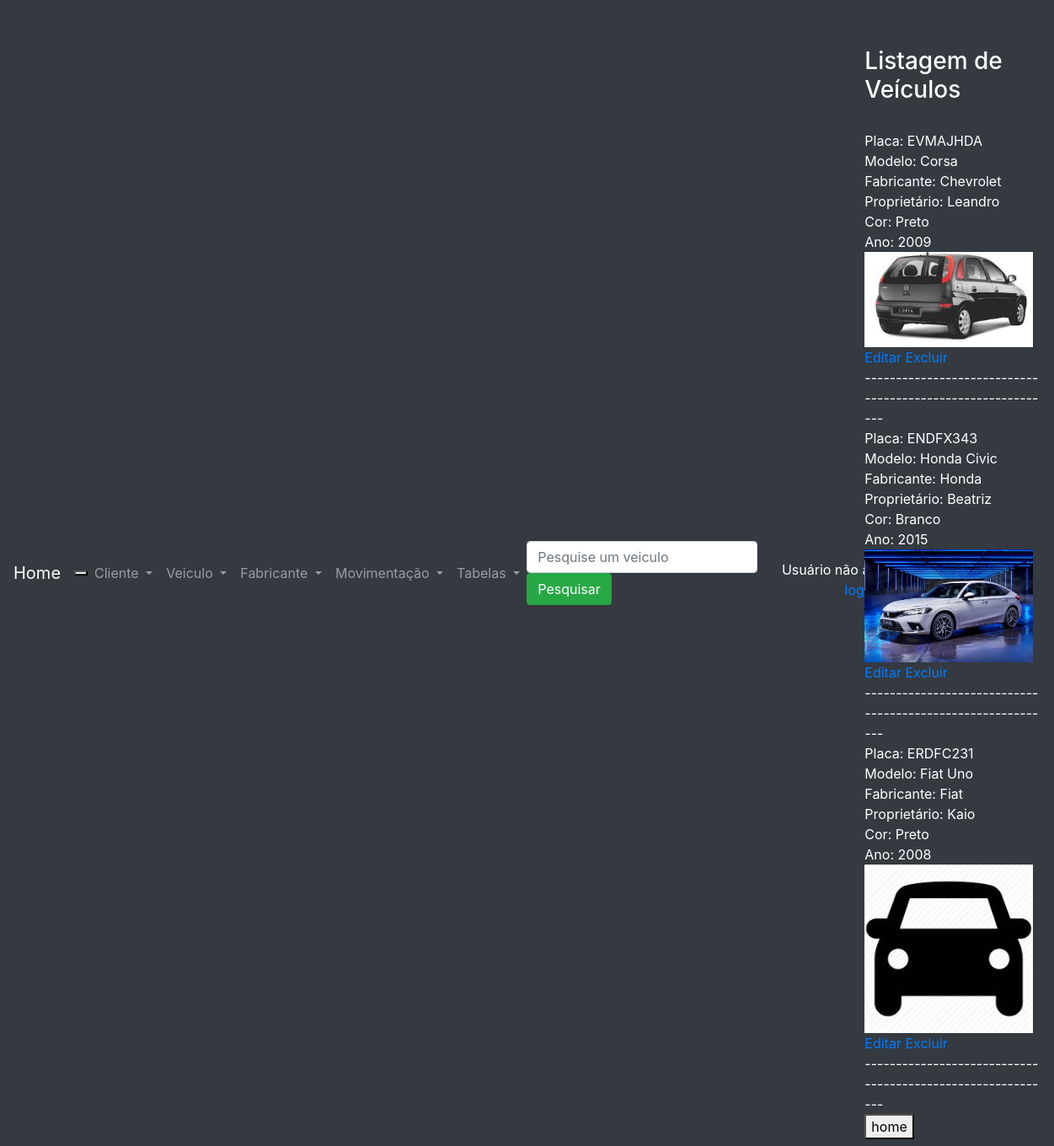
Page /listagem_veiculo/ on the committed database.
### core/models.py (models this page shows, shortened)
class Veiculo(models.Model):
    placa = models.CharField(max_length=10, verbose_name='Placa')
    modelo = models.CharField(max_length=30, blank=True, null=True, verbose_name='Modelo')
    fabricante_id = models.ForeignKey(Fabricante, on_delete=models.CASCADE, verbose_name='Fabricante')
    cliente_id = models.ForeignKey(Cliente, on_delete=models.CASCADE)
    cor = models.CharField(max_length=30, blank=True, null=True, verbose_name='Cor')
    ano = models.IntegerField(default=2023, blank=True, null=True, verbose_name='Ano')
    foto = models.ImageField(upload_to='foto_carro', blank=True, null=True, verbose_name='')
    class Meta:
        verbose_name_plural = 'Veiculos'

class Fabricante(models.Model):
    nome = models.CharField(max_length=50, verbose_name='Fabricante')
    url = models.URLField(verbose_name='Site', blank=True, null=True)
    logo = models.ImageField(upload_to='logo_fabricante', blank=True, null=True, verbose_name='Logo')
    def __str__(self):
        return self.nome
    class Meta:
        verbose_name_plural = 'Fabricantes'

class Cliente(models.Model):
    nome = models.CharField(max_length=100, verbose_name='Nome')
    endereco = models.CharField(max_length=100, blank=True, null=True, verbose_name='Endereço')
    complemento = models.CharField(max_length=100, blank=True, null=True, verbose_name='Complemento')
    bairro = models.CharField(max_length=50, blank=True, null=True, verbose_name='Bairro')
    cidade = models.CharField(max_length=100, blank=True, null=True, verbose_name='Cidade')
    email = models.EmailField(verbose_name='Email')
    fone = models.CharField(max_length=20, blank=True, null=True, verbose_name='Telefone')
    foto = models.ImageField(upload_to='foto_cliente', blank=True, null=True, verbose_name='')
    class Meta:
        verbose_name_plural = 'Clientes'
    def __str__(self):
        return self.nome

### core/views.py (the view)
# urls.py: path('listagem_veiculo/', listagem_veiculo, name='url_listagem_veiculo'),
def listagem_veiculo(request):
    if request.POST and request.POST['input_pesquisa']:
        dados = Veiculo.objects.filter(nome__contains=request.POST['input_pesquisa'])
    else:
        dados = Veiculo.objects.all()
    contexto = {'dados': dados, 'txt': 'Pesquise um veiculo', 'listagem':True}
    return render(request, 'core/listagem_veiculo.html', contexto)

### core/templates/core/listagem_veiculo.html (shortened to what this page needs)
{% extends 'base.html' %}
{% load static %}
{% block main %}
<h3>Listagem de Veículos</h3><br>
{% for i in dados %}
Placa: {{ i.placa }}<br>
Modelo: {{ i.modelo }}<br>
Fabricante: {{ i.fabricante_id }}<br>
Proprietário: {{ i.cliente_id }}<br>
Cor: {{ i.cor }}<br>
Ano: {{ i.ano }}<br>
{% if i.foto %}
<img src="{{ i.foto.url }}" width="200"><br>
{% else %}
<img src="{% static 'veiculo_generico.jpg' %}" width="200"><br>
{% endif %}
<a href="{% url 'url_atualiza_veiculo' i.id %}">Editar</a>
<a href="{% url 'url_exclui_veiculo' i.id %}">Excluir</a>
<br>
-----------------------------------------------------------<br>
{% endfor %}
<button onclick="window.location.href='/'">home</button>
{% endblock %}

### templates/base.html (shortened to what this page needs)
<!DOCTYPE html>
<html lang="pt-br">
<head>
    {% load static %}
    <link rel="stylesheet" href="https://cdn.jsdelivr.net/npm/bootstrap@4.6.2/dist/css/bootstrap.min.css">
</head>
<body class="bg-dark">
<div class="container-fluid pt bg-dark text-white">
    <div class="row">
        <nav class="navbar col-12 shadow-lg navbar-expand-sm text-white navbar-dark">
            <a class="navbar-brand" href="/">Home</a>
            <button class="nav-toggler" type="button" data-toggle="collapse" data-target="collapsibleNavbar">
            </button>
            <div class="collapse navbar-collapse flex justify-content-between" id="collapsibleNavbar">
                <ul class="navbar-nav">
                    <li class="nav-item dropdown">
                        <a class="nav-link dropdown-toggle" href="#" id="cliente" data-toggle="dropdown">
                            Cliente
                        </a>
                    </li>
                    <li class="nav-item dropdown">
                        <a class="nav-link dropdown-toggle" href="#" id="veiculo" data-toggle="dropdown">
                            Veiculo
                        </a>
                    </li>
                    <li class="nav-item dropdown">
                        <a class="nav-link dropdown-toggle" href="#" id="fabricante" data-toggle="dropdown">
                            Fabricante
                        </a>
                    </li>
                    <li class="nav-item dropdown">
                        <a class="nav-link dropdown-toggle" href="#" id="movimentacao" data-toggle="dropdown">
                            Movimentação
                        </a>
                    </li>
                    <li class="nav-item dropdown">
                        <a class="nav-link dropdown-toggle" href="#" id="tabela" data-toggle="dropdown">
                            Tabelas
                        </a>
                    </li>
                </ul>
                {% if listagem %}
                <form class="form-inline" align="right" method="post">
                    <input class="form-control mr-sm-2" name="input_pesquisa" type="text" placeholder="{{ txt }}">
                    <button class="btn btn-success" type="submit">Pesquisar</button>
                </form>
                {% endif %}
                <div class="col-3 pt-3 text-white" align="right">
                    {% if user.get_username %}
                    Usuário: {{ user.get_username }} (
                    <a href
                               ="/accounts/logout">logout</a> | <a href="/admin">admin</a>)
                    {% else %}
                    Usuário não autenticado ( <a href="/accounts/login/">login</a> | <a href="/accounts/registrar">registrar</a>)
                    {% endif %}
                </div>
        </div>
        <div class="row ">
        <div class="col pt-5">
            {% block main %}
            {% endblock %}
        </div>
    </div>
    </div>
    </div>
</body>
</html>

### rows in the picture
Veiculo: placa "EVMAJHDA", modelo "Corsa", fabricante_id "Chevrolet", cliente_id "Leandro", cor "Preto", ano "2009", foto (picture)
Veiculo: placa "ENDFX343", modelo "Honda Civic", fabricante_id "Honda", cliente_id "Beatriz", cor "Branco", ano "2015", foto (picture)
Veiculo: placa "ERDFC231", modelo "Fiat Uno", fabricante_id "Fiat", cliente_id "Kaio", cor "Preto", ano "2008"
